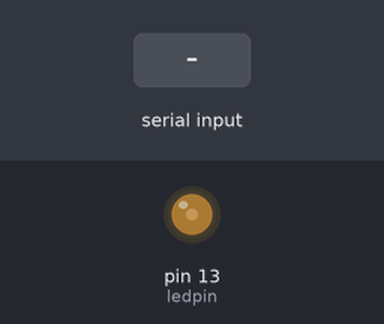
Recording of a sketch running on a simulated Arduino Uno, built with avr-gcc and run on an emulated ATmega328P. Shown: output pins drawn as LEDs (lit = HIGH). The test bench sets the inputs (shaded band).

Above: at 1.2 s.
1.3 s: "90,45\n" received over Serial
At 1.8 s:
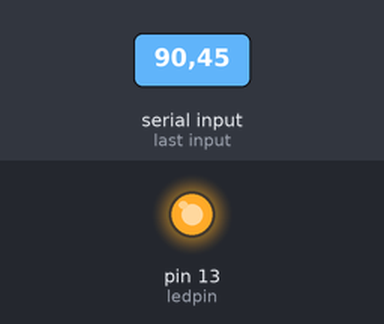
At 2.7 s:
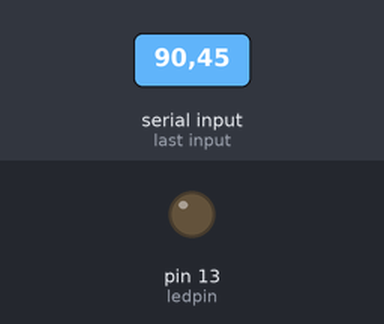
4.3 s: "200\n" received over Serial
7.3 s: "30,150\n" received over Serial
Timing chart, 0 to 10.6 s (numbered marks = the images above; inputs shaded):
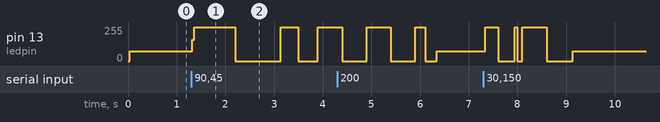

Measured:
- after the input at 1.3 s, pin 13 (ledpin): goes 255/255 0.88 s, 0/255 0.94 s, 255/255 0.36 s, 0/255 0.40 s, then 255/255, starting at once

The sketch:

Receiving_serial_data_in_Arduino.ino
```cpp
/*
   Receiving serial data in Arduino (Serial communication in Arduino 3)
   For more details, visit: https://techzeero.com/arduino-tutorials/serial-communication-in-arduino/
*/

const int ledpin = 13;
int blinkRate = 0;
void setup()
{
  Serial.begin(9600);
  pinMode(ledpin, OUTPUT);
}
void loop()
{
  if ( Serial.available())
  {
    char ch = Serial.read();
    if( ch >= '0' && ch <= '9')
    {
      blinkRate = (ch - '0');
      blinkRate = blinkRate * 100;
    }
  }
blink();
}
void blink()
{
  digitalWrite(ledpin, HIGH);
  delay(blinkRate);
  digitalWrite(ledpin, LOW);
  delay(blinkRate);
}
```
